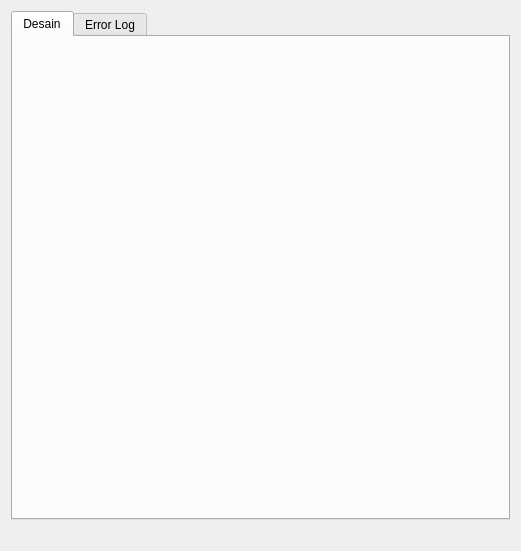
<?xml version="1.0" encoding="UTF-8"?>
<ui version="4.0">
 <class>Form</class>
 <widget class="QWidget" name="Form">
  <property name="geometry">
   <rect>
    <x>0</x>
    <y>0</y>
    <width>521</width>
    <height>551</height>
   </rect>
  </property>
  <property name="windowTitle">
   <string>Form</string>
  </property>
  <layout class="QVBoxLayout" name="verticalLayout_4">
   <item>
    <layout class="QGridLayout" name="gridLayout">
     <item row="0" column="0">
      <widget class="QTabWidget" name="tabWidget">
       <property name="currentIndex">
        <number>0</number>
       </property>
       <widget class="QWidget" name="tab_desain">
        <attribute name="title">
         <string>Desain</string>
        </attribute>
        <layout class="QVBoxLayout" name="verticalLayout_3"/>
       </widget>
       <widget class="QWidget" name="tab_error">
        <attribute name="title">
         <string>Error Log</string>
        </attribute>
        <layout class="QVBoxLayout" name="verticalLayout_2">
         <item>
          <layout class="QGridLayout" name="gridLayout_3">
           <item row="0" column="0">
            <widget class="QTextEdit" name="error_log">
             <property name="readOnly">
              <bool>true</bool>
             </property>
            </widget>
           </item>
          </layout>
         </item>
        </layout>
       </widget>
      </widget>
     </item>
    </layout>
   </item>
   <item>
    <layout class="QHBoxLayout" name="horizontalLayout_2">
     <item>
      <widget class="QLabel" name="label_status_l">
       <property name="text">
        <string/>
       </property>
      </widget>
     </item>
     <item>
      <widget class="QLabel" name="label_status_r">
       <property name="text">
        <string/>
       </property>
       <property name="alignment">
        <set>Qt::AlignRight|Qt::AlignTrailing|Qt::AlignVCenter</set>
       </property>
      </widget>
     </item>
    </layout>
   </item>
  </layout>
 </widget>
 <resources/>
 <connections/>
</ui>
